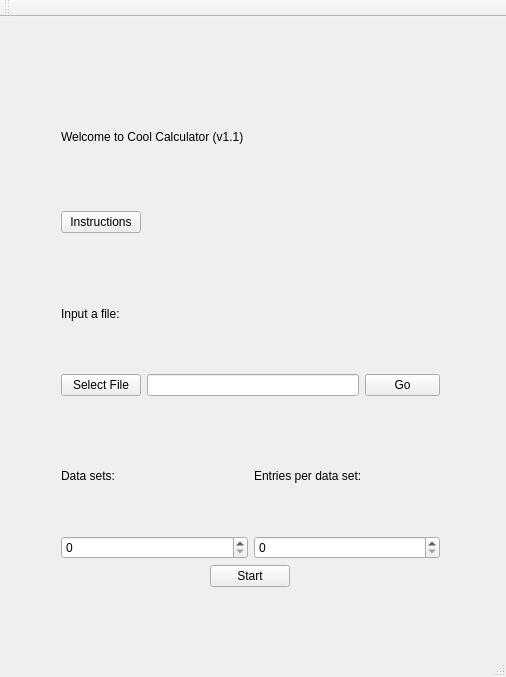
<?xml version="1.0" encoding="UTF-8"?>
<ui version="4.0">
 <class>MainWindow</class>
 <widget class="QMainWindow" name="MainWindow">
  <property name="geometry">
   <rect>
    <x>0</x>
    <y>0</y>
    <width>506</width>
    <height>677</height>
   </rect>
  </property>
  <property name="windowTitle">
   <string>MainWindow</string>
  </property>
  <widget class="QWidget" name="centralWidget">
   <widget class="QWidget" name="verticalLayoutWidget">
    <property name="geometry">
     <rect>
      <x>50</x>
      <y>40</y>
      <width>401</width>
      <height>541</height>
     </rect>
    </property>
    <layout class="QVBoxLayout" name="verticalLayout">
     <item>
      <widget class="QLabel" name="label">
       <property name="text">
        <string>Welcome to Cool Calculator (v1.1)</string>
       </property>
      </widget>
     </item>
     <item alignment="Qt::AlignLeft">
      <widget class="QPushButton" name="instruction_button">
       <property name="text">
        <string>Instructions</string>
       </property>
      </widget>
     </item>
     <item>
      <spacer name="horizontalSpacer_2">
       <property name="orientation">
        <enum>Qt::Horizontal</enum>
       </property>
       <property name="sizeHint" stdset="0">
        <size>
         <width>40</width>
         <height>20</height>
        </size>
       </property>
      </spacer>
     </item>
     <item>
      <layout class="QVBoxLayout" name="verticalLayout_4">
       <item>
        <layout class="QVBoxLayout" name="verticalLayout_5">
         <item>
          <widget class="QLabel" name="label_4">
           <property name="text">
            <string>Input a file:</string>
           </property>
          </widget>
         </item>
         <item>
          <layout class="QHBoxLayout" name="horizontalLayout_2">
           <item>
            <widget class="QPushButton" name="select_file_button">
             <property name="text">
              <string>Select File</string>
             </property>
            </widget>
           </item>
           <item>
            <widget class="QLineEdit" name="directory_line"/>
           </item>
           <item alignment="Qt::AlignLeft">
            <widget class="QPushButton" name="calculate_file_button">
             <property name="maximumSize">
              <size>
               <width>75</width>
               <height>16777215</height>
              </size>
             </property>
             <property name="text">
              <string>Go</string>
             </property>
            </widget>
           </item>
          </layout>
         </item>
        </layout>
       </item>
      </layout>
     </item>
     <item>
      <spacer name="horizontalSpacer">
       <property name="orientation">
        <enum>Qt::Horizontal</enum>
       </property>
       <property name="sizeHint" stdset="0">
        <size>
         <width>40</width>
         <height>20</height>
        </size>
       </property>
      </spacer>
     </item>
     <item>
      <layout class="QVBoxLayout" name="verticalLayout_2">
       <item>
        <layout class="QHBoxLayout" name="horizontalLayout">
         <item>
          <widget class="QLabel" name="label_3">
           <property name="text">
            <string>Data sets:</string>
           </property>
          </widget>
         </item>
         <item>
          <widget class="QLabel" name="label_2">
           <property name="text">
            <string>Entries per data set:</string>
           </property>
          </widget>
         </item>
        </layout>
       </item>
       <item>
        <layout class="QHBoxLayout" name="horizontalLayout_3">
         <item>
          <widget class="QSpinBox" name="sets"/>
         </item>
         <item>
          <widget class="QSpinBox" name="entries"/>
         </item>
        </layout>
       </item>
      </layout>
     </item>
     <item alignment="Qt::AlignHCenter">
      <widget class="QPushButton" name="start_button">
       <property name="text">
        <string>Start</string>
       </property>
      </widget>
     </item>
    </layout>
   </widget>
  </widget>
  <widget class="QMenuBar" name="menuBar">
   <property name="geometry">
    <rect>
     <x>0</x>
     <y>0</y>
     <width>506</width>
     <height>21</height>
    </rect>
   </property>
  </widget>
  <widget class="QToolBar" name="mainToolBar">
   <attribute name="toolBarArea">
    <enum>TopToolBarArea</enum>
   </attribute>
   <attribute name="toolBarBreak">
    <bool>false</bool>
   </attribute>
  </widget>
  <widget class="QStatusBar" name="statusBar"/>
 </widget>
 <layoutdefault spacing="6" margin="11"/>
 <resources/>
 <connections>
  <connection>
   <sender>start_button</sender>
   <signal>clicked()</signal>
   <receiver>MainWindow</receiver>
   <slot>start_with_entry()</slot>
   <hints>
    <hint type="sourcelabel">
     <x>287</x>
     <y>612</y>
    </hint>
    <hint type="destinationlabel">
     <x>210</x>
     <y>257</y>
    </hint>
   </hints>
  </connection>
  <connection>
   <sender>instruction_button</sender>
   <signal>clicked()</signal>
   <receiver>MainWindow</receiver>
   <slot>show_instructions()</slot>
   <hints>
    <hint type="sourcelabel">
     <x>108</x>
     <y>193</y>
    </hint>
    <hint type="destinationlabel">
     <x>196</x>
     <y>174</y>
    </hint>
   </hints>
  </connection>
  <connection>
   <sender>calculate_file_button</sender>
   <signal>clicked()</signal>
   <receiver>MainWindow</receiver>
   <slot>start_with_file()</slot>
   <hints>
    <hint type="sourcelabel">
     <x>415</x>
     <y>372</y>
    </hint>
    <hint type="destinationlabel">
     <x>415</x>
     <y>413</y>
    </hint>
   </hints>
  </connection>
  <connection>
   <sender>select_file_button</sender>
   <signal>clicked()</signal>
   <receiver>MainWindow</receiver>
   <slot>get_file_path()</slot>
   <hints>
    <hint type="sourcelabel">
     <x>109</x>
     <y>367</y>
    </hint>
    <hint type="destinationlabel">
     <x>109</x>
     <y>397</y>
    </hint>
   </hints>
  </connection>
 </connections>
 <slots>
  <slot>show_instructions()</slot>
  <slot>start_with_entry()</slot>
  <slot>start_with_file()</slot>
  <slot>get_file_path()</slot>
 </slots>
</ui>
